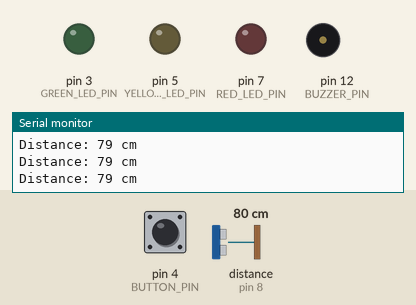
Bench run of a sketch on a simulated Arduino Uno, built with avr-gcc and run on an emulated ATmega328P. Shown: output pins drawn as LEDs (lit = HIGH), buzzer (waves = sounding), the last lines printed to the serial monitor. Wiring (inferred from the names in the program): ultrasonic range finder: trigger pin 9; echo pin 8. Inputs (shaded band) come from the test bench; at power-on: distance to the obstacle (sensor on pin 8) 80 cm, pin 4 (BUTTON_PIN) HIGH. The echo pulse lasts 58.3 µs per cm; pins used as bus, display or sensor lines are not drawn.

Above: at 1.2 s.
1.3 s: distance to the obstacle (sensor on pin 8) set to 13 cm
2.8 s: distance to the obstacle (sensor on pin 8) set to 10 cm
At 2.95 s:
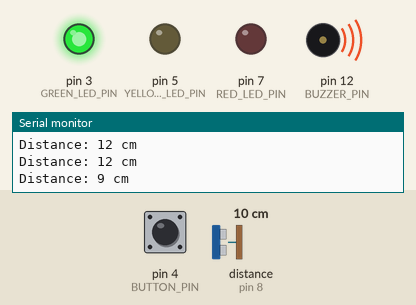
5.8 s: distance to the obstacle (sensor on pin 8) set to 6 cm
At 6.21 s:
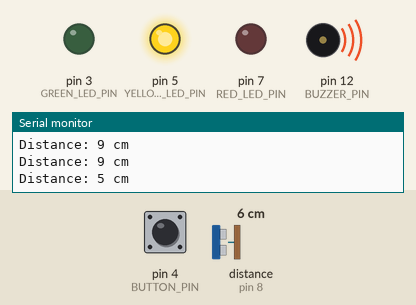
8.8 s: distance to the obstacle (sensor on pin 8) set to 2 cm
At 9.34 s:
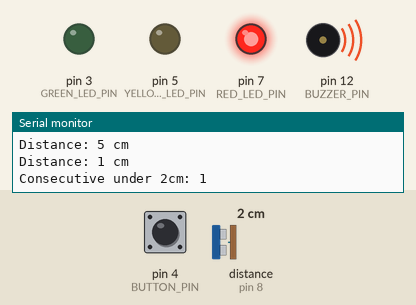
11.8 s: pin 4 (BUTTON_PIN) pulled LOW for 1 s
At 12.54 s:
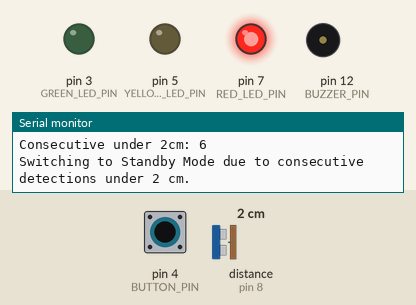
Timing chart, 0 to 14.8 s (numbered marks = the images above; inputs shaded):
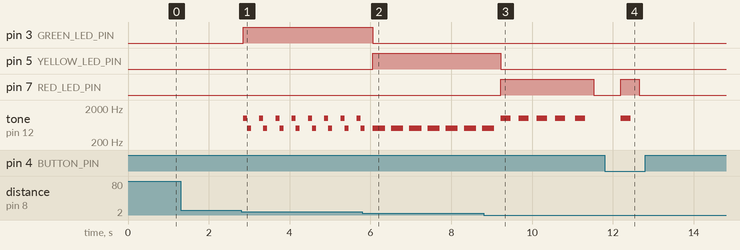

The sketch:

SmartParkingSystem.ino
```cpp
#define TRIG_PIN 9
#define ECHO_PIN 8
#define BUZZER_PIN 12
#define RED_LED_PIN 7
#define YELLOW_LED_PIN 5
#define GREEN_LED_PIN 3
#define BUTTON_PIN 4

#define GREEN_THRESHOLD 6
#define YELLOW_THRESHOLD 2
#define RED_THRESHOLD 2
#define NO_SOUND_THRESHOLD 10

enum Mode {AUTO_MODE, STANDBY_MODE};

Mode currentMode = AUTO_MODE;
bool buttonPressed = false;
unsigned long lastDebounceTime = 0;
unsigned long debounceDelay = 50;

int consecutiveUnderThreshold = 0;
const int thresholdCount = 5;

void setup() {
  pinMode(TRIG_PIN, OUTPUT);
  pinMode(ECHO_PIN, INPUT);
  pinMode(BUZZER_PIN, OUTPUT);
  pinMode(RED_LED_PIN, OUTPUT);
  pinMode(YELLOW_LED_PIN, OUTPUT);
  pinMode(GREEN_LED_PIN, OUTPUT);
  pinMode(BUTTON_PIN, INPUT_PULLUP);

  Serial.begin(9600);
}

void loop() {
  checkButtonAndToggleMode();

  if (currentMode == AUTO_MODE) {
    autoModeFunctionality();
  } else if (currentMode == STANDBY_MODE) {
    standbyModeFunctionality();
  }

  delay(100);
}

void checkButtonAndToggleMode() {
  int buttonState = digitalRead(BUTTON_PIN);
  static int lastButtonState = HIGH;

  if (buttonState != lastButtonState) {
    lastDebounceTime = millis();
  }

  if ((millis() - lastDebounceTime) > debounceDelay) {
    if (buttonState == LOW && !buttonPressed) {
      currentMode = (currentMode == AUTO_MODE) ? STANDBY_MODE : AUTO_MODE;
      buttonPressed = true;

      if (currentMode == AUTO_MODE) {
        Serial.println("Switched to Auto Mode");
      } else {
        Serial.println("Switched to Standby Mode");
      }
    }
  }

  if (buttonState == HIGH) {
    buttonPressed = false;
  }

  lastButtonState = buttonState;
}

void autoModeFunctionality() {
  digitalWrite(TRIG_PIN, LOW);
  delayMicroseconds(2);
  digitalWrite(TRIG_PIN, HIGH);
  delayMicroseconds(10);
  digitalWrite(TRIG_PIN, LOW);

  long duration = pulseIn(ECHO_PIN, HIGH);
  long distance = (duration / 2) * 0.0344;

  Serial.print("Distance: ");
  Serial.print(distance);
  Serial.println(" cm");

  if (distance <= RED_THRESHOLD) {
    consecutiveUnderThreshold++;
    Serial.print("Consecutive under 2cm: ");
    Serial.println(consecutiveUnderThreshold);

    if (consecutiveUnderThreshold >= thresholdCount) {
      Serial.println("Switching to Standby Mode due to consecutive detections under 2 cm.");
      currentMode = STANDBY_MODE;
    }

    digitalWrite(GREEN_LED_PIN, LOW);
    digitalWrite(YELLOW_LED_PIN, LOW);
    digitalWrite(RED_LED_PIN, HIGH);
    alertSound();
  } else {
    consecutiveUnderThreshold = 0;

    if (distance > NO_SOUND_THRESHOLD) {
      digitalWrite(GREEN_LED_PIN, LOW);
      digitalWrite(YELLOW_LED_PIN, LOW);
      digitalWrite(RED_LED_PIN, LOW);
      noTone(BUZZER_PIN);
    } else if (distance > GREEN_THRESHOLD) {
      digitalWrite(GREEN_LED_PIN, HIGH);
      digitalWrite(YELLOW_LED_PIN, LOW);
      digitalWrite(RED_LED_PIN, LOW);
      fasterBeep();
    } else if (distance > YELLOW_THRESHOLD && distance <= GREEN_THRESHOLD) {
      digitalWrite(GREEN_LED_PIN, LOW);
      digitalWrite(YELLOW_LED_PIN, HIGH);
      digitalWrite(RED_LED_PIN, LOW);
      confirmationSound();
    }
  }

  delay(100);
}

void standbyModeFunctionality() {
  Serial.println("Standby Mode: Checking distance...");

  digitalWrite(TRIG_PIN, LOW);
  delayMicroseconds(2);
  digitalWrite(TRIG_PIN, HIGH);
  delayMicroseconds(10);
  digitalWrite(TRIG_PIN, LOW);

  long duration = pulseIn(ECHO_PIN, HIGH);
  long distance = (duration / 2) * 0.0344;

  Serial.print("Distance: ");
  Serial.print(distance);
  Serial.println(" cm");

  if (distance > 8) {
    Serial.println("Distance is greater than 8 cm. Switching back to Auto Mode.");
    currentMode = AUTO_MODE;
  }

  digitalWrite(GREEN_LED_PIN, LOW);
  digitalWrite(YELLOW_LED_PIN, LOW);
  digitalWrite(RED_LED_PIN, LOW);
  noTone(BUZZER_PIN);

  delay(100);
}

void alertSound() {
  tone(BUZZER_PIN, 1000, 250);
  delay(250);
}

void fasterBeep() {
  tone(BUZZER_PIN, 1000, 100);
  delay(100);
  tone(BUZZER_PIN, 500, 100);
  delay(100);
}

void confirmationSound() {
  tone(BUZZER_PIN, 500, 300);
  delay(250);
}
```

Measured:
- the behaviour switches between 12 and 11 cm on distance to the obstacle (sensor on pin 8) (found by bisection; images 0 and 1)
- the behaviour switches between 8 and 7 cm on distance to the obstacle (sensor on pin 8) (found by bisection; images 1 and 2)
- after the input at 2.8 s, pin 3 (GREEN_LED_PIN): LOW → HIGH after 0.05 s; tone on pin 12 (BUZZER_PIN): silent → 1000 Hz after 0.05 s, then repeats every 0.40 s: 500 Hz 0.10 s, silent 0.20 s, 1000 Hz 0.10 s
- after the input at 5.8 s, pin 3 (GREEN_LED_PIN): HIGH → LOW after 0.26 s; pin 5 (YELLOW_LED_PIN): LOW → HIGH after 0.26 s
- after the input at 8.8 s, pin 5 (YELLOW_LED_PIN): HIGH → LOW after 0.42 s; pin 7 (RED_LED_PIN): LOW → HIGH after 0.42 s, → LOW 2.3 s later
- after the input at 11.8 s, pin 7 (RED_LED_PIN): LOW → HIGH after 0.40 s, → LOW 0.45 s later; tone on pin 12 (BUZZER_PIN): silent → 1000 Hz after 0.40 s, → silent 0.25 s later
